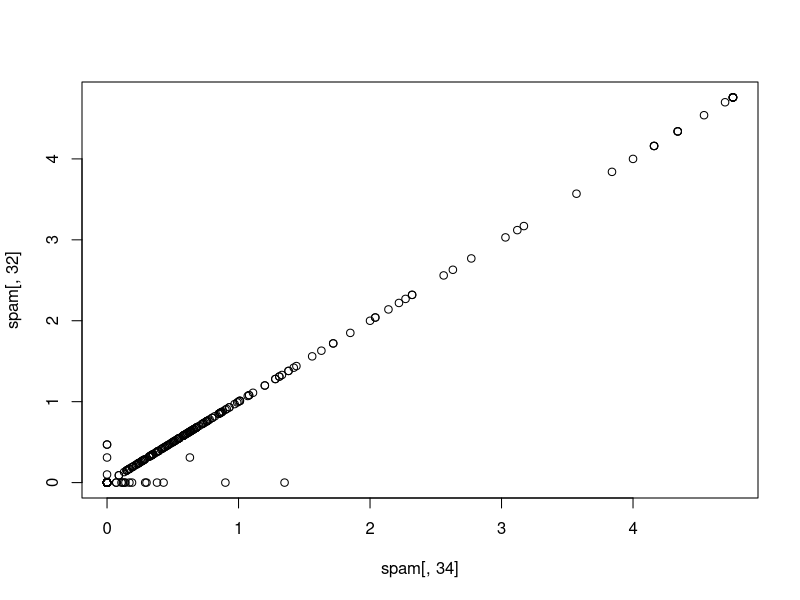
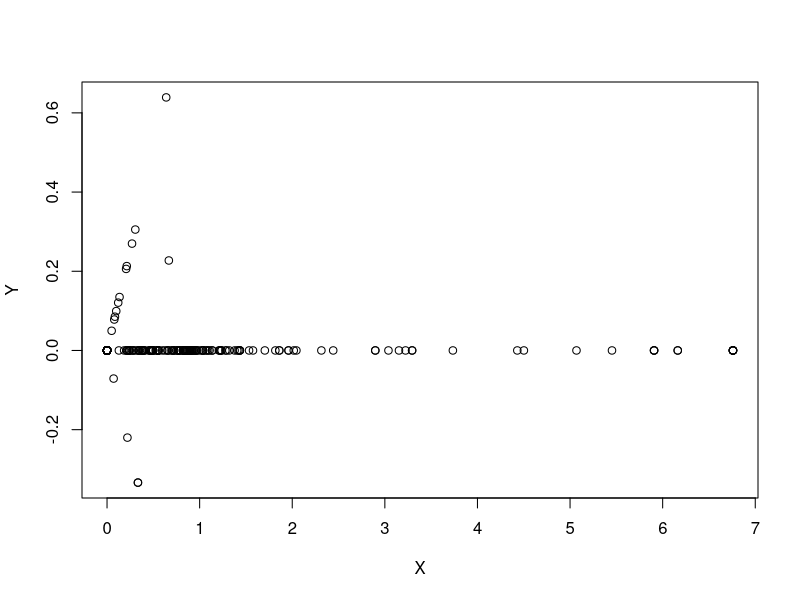
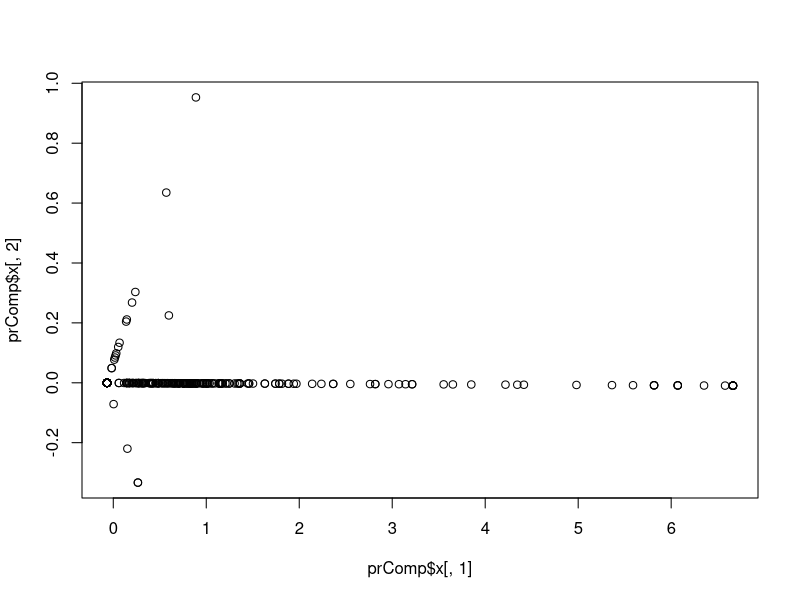
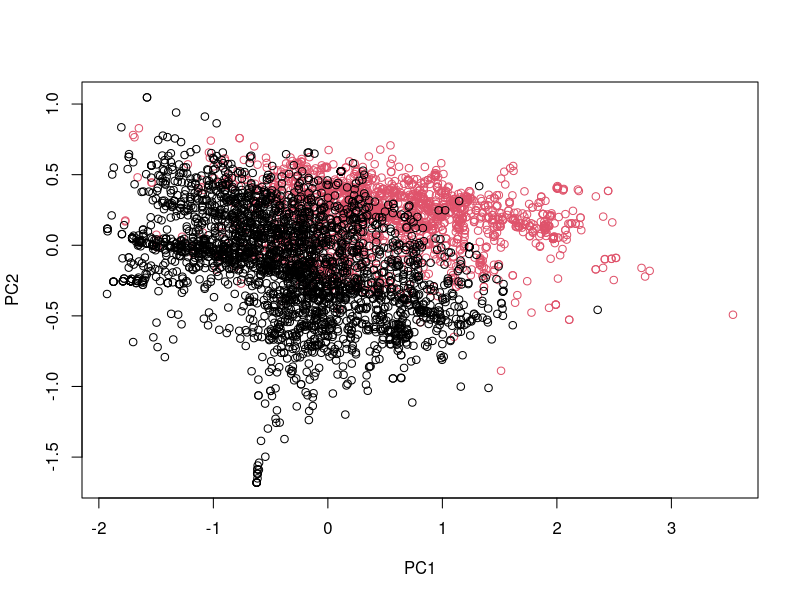
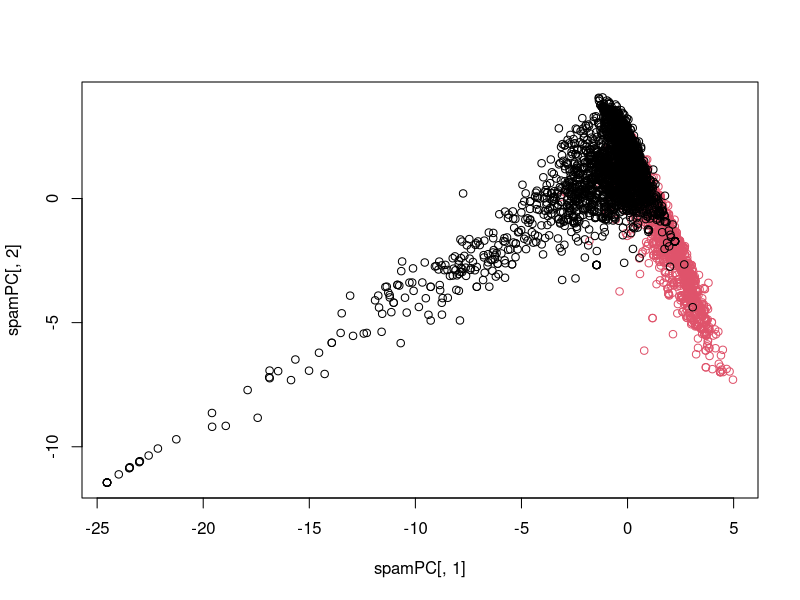

Here is the R script that generated these plots, in order: (Note: this script raises an error after producing the figures.)
library(caret)
library(kernlab)
data(spam)

inTrain <- createDataPartition(y=spam$type, p=0.75, list=FALSE)
training <- spam[inTrain,]
testing <- spam[-inTrain,]

# Correlated predictors
M <- abs(cor(training[,-58]))
diag(M) <- 0
which(M > 0.8, arr.ind = T)

names(spam)[c(34,32)]
plot(spam[,34], spam[,32])


# Rotate the plot
X <- 0.71*training$num415 + 0.71*training$num857
Y <- 0.71*training$num415 - 0.71*training$num857
plot(X,Y)

# Principal components in R - prcomp
smallSpam <- spam[, c(34,32)]
prComp <- prcomp(smallSpam)
plot(prComp$x[,1], prComp$x[,2])

prComp$rotation

# PCA on SPAM data
typeColor <- ((spam$type == "spam")*1 + 1)
prComp <- prcomp(log10(spam[, -58] + 1))
plot(prComp$x[,1], prComp$x[,2], col=typeColor, xlab="PC1", ylab="PC2")

# PCA with caret
preProc <- preProcess(log10(spam[,-58]+1), method="pca", pcaComp = 2)
spamPC <- predict(preProc, log10(spam[, -58]+1))
plot(spamPC[,1], spamPC[,2], col=typeColor)

# Preprocessing with PCA
preProc <- preProcess(log10(training[,-58]+1), method="pca", pcaComp = 2)
trainPC <- predict(preProc, log10(training[,-58]+1))
modelFit <- train(training$type ~ ., method="glm", data=trainPC)

testPC <- predict(preProc, log10(testing[,-58]+1))
confusionMatrix(testing$type, predict(modelFit, testPC))


# Alternative (sets # of PCs)
modelFit <- train(training$type ~ ., method="glm", preProcess="pca", data=training)
confusionMatrix(testing$type, predict(modelFit, testing))
